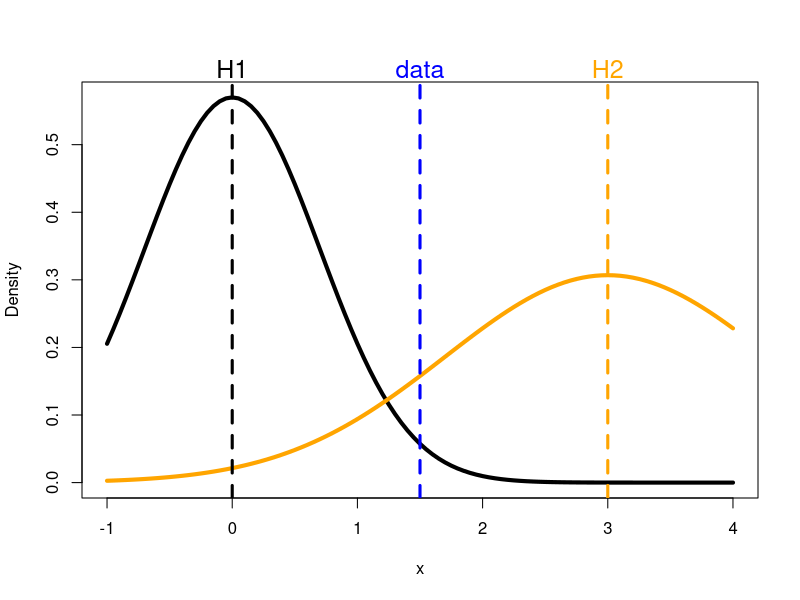
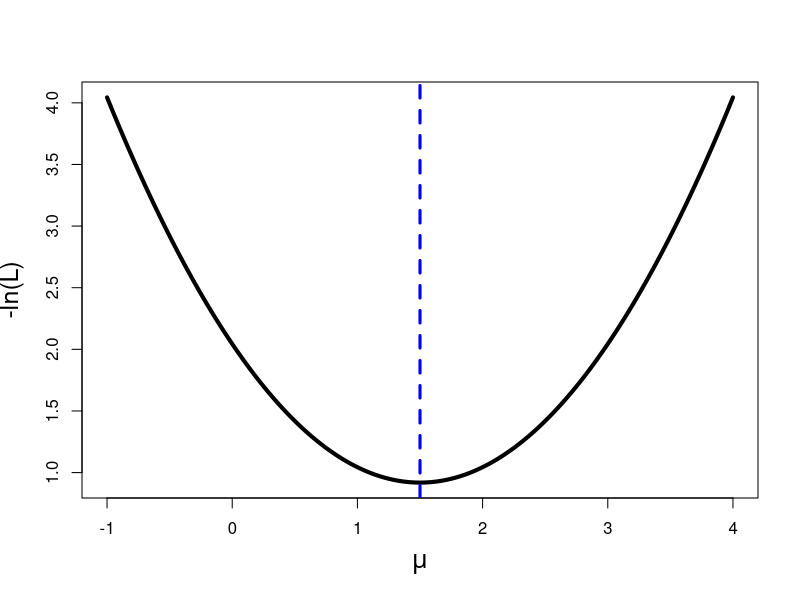
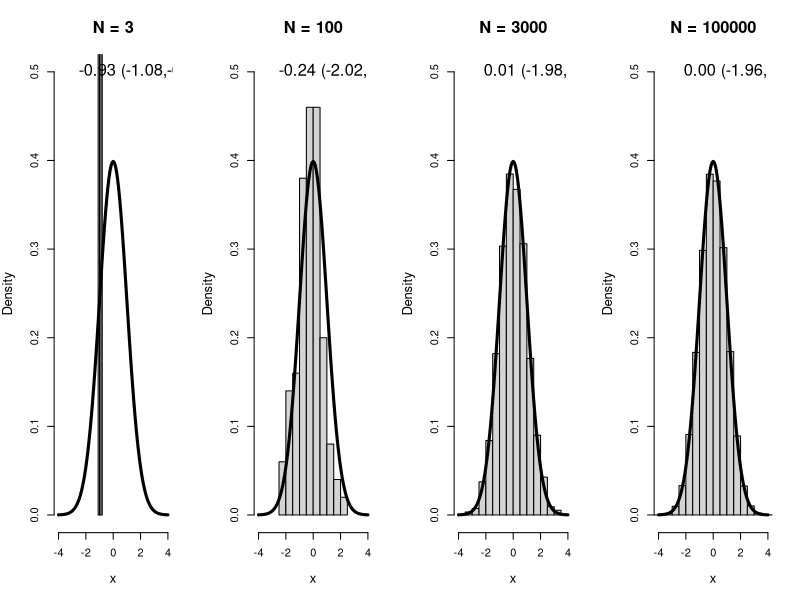
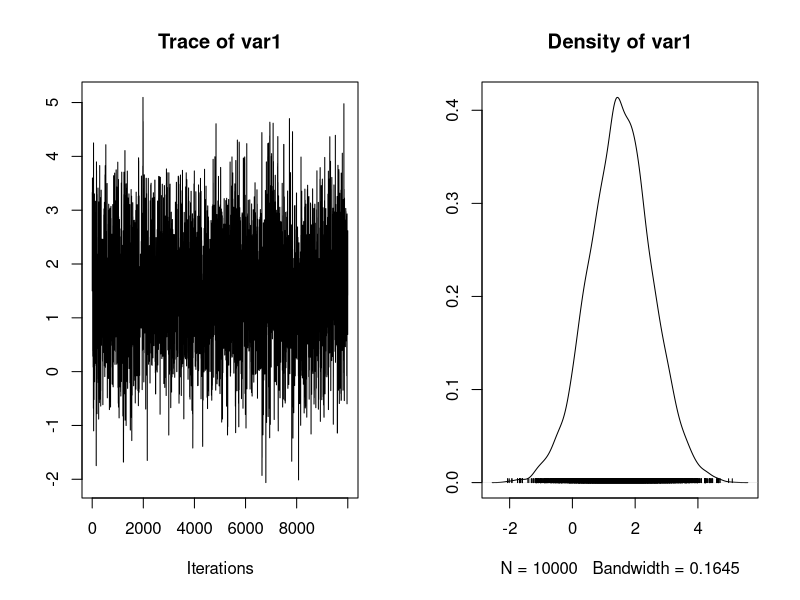
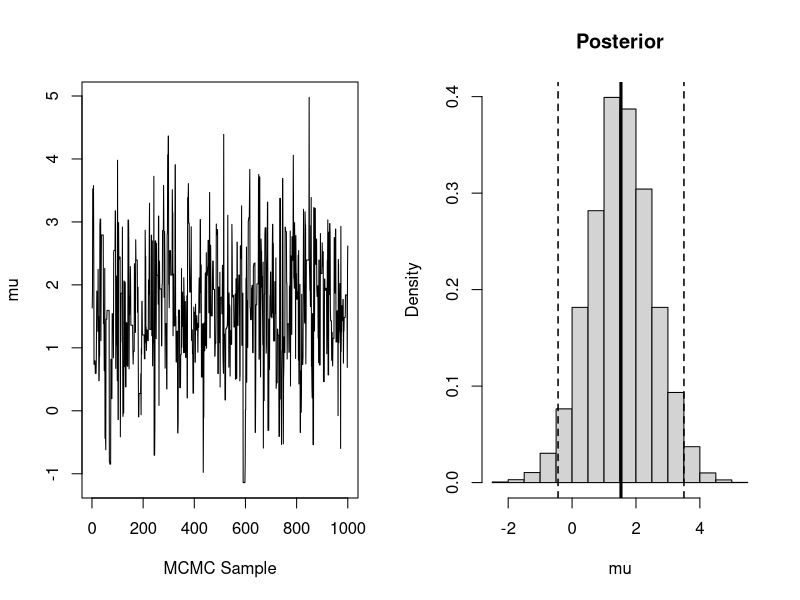
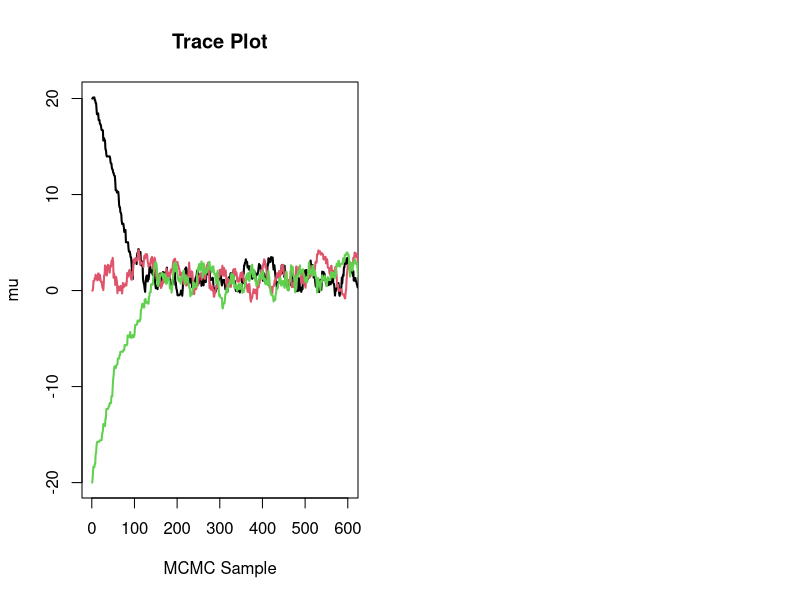

Write R code to recreate these figures, in order. (Note: this script raises an error after producing the figures.)
## ---- chunk 1
curve(dnorm(x,0,0.7),-1,4,ylab="Density",lwd=4)
curve(dnorm(x,3,1.3),-1,4,lwd=4,col="orange",add=TRUE)
abline(v=c(0,1.5,3),col=c(1,"blue","orange"),lwd=3,lty=2)
mtext(c("H1","data","H2"),3,at=c(0,1.5,3),cex=1.5,col=c(1,"blue","orange"))

L = dnorm(1.5,c(0,3),c(0.7,1.3))
L
L[2]/L[1]
## ---- chunk 2
x = seq(-1,4,length=1000)
lnL = -dnorm(1.5,x,1,log=TRUE)
plot(x,lnL,ylab="-ln(L)",cex.lab=1.5,xlab=expression(mu),type='l',lwd=4)
abline(v=1.5,col="blue",lwd=3,lty=2)
## ---- chunk 3
n = signif(10^(seq(0.5,5,length=4)),digits=1)
par(mfrow=c(1,4))
for(i in 1:4){
  x = rnorm(n[i])
  hist(x,probability=TRUE,xlim=c(-4,4),ylim=c(0,0.5),
       main=paste("N =",format(n[i],scientific=FALSE)),cex.main=1.5,cex.lab=1.2)
  curve(dnorm(x),-4,4,add=TRUE,lwd=3)
#  abline(v=c(mean(x),quantile(x,c(0.025,0.975))),lty=2,lwd=3)
  vals = format(round(c(mean(x),quantile(x,c(0.025,0.975))),digits=2),scientific=FALSE)
  text(x = -3,y = 0.5,pos = 4,
       labels = paste0(vals[1],
       " (",vals[2],",",vals[3],")"),cex=1.5)
  
}
## ---- chunk 4
nMC = 10000  ## number of MC iterations
x = 1.5   ## data
sd = 1    ## assume a known mean
mu = numeric(nMC) ## storage
mu[1]=x   ## initial condition
Jsd = 2   ## jump standard deviation
mu.p = 0  ## prior mean
sd.p = 1e6 ## prior Standard deviation
for(i in 2:nMC){
  #propose new value
  muStar = rnorm(1,mu[i-1],Jsd)
  #posterior at new point = L*prior
  pStar  = dnorm(x,muStar,sd,log=TRUE)+dnorm(muStar,mu.p,sd.p,log=TRUE)
  #posterior at current point
  pC     = dnorm(x,mu[i-1],sd,log=TRUE)+dnorm(mu[i-1],mu.p,sd.p,log=TRUE)
  ## acceptance criteria
  if(exp(pStar-pC)>runif(1)){
    # accept
    mu[i] = muStar
  } else {
    mu[i] = mu[i-1]
  }
}
#```

#Basic MCMC diagnostics
#```{r}
library(coda)
mu2 = as.mcmc(mu)
plot(mu2)
summary(mu2)
1-rejectionRate(mu2)
effectiveSize(mu2)
par(mfrow=c(1,2))
plot(mu[nMC-(1000:1)],type='l',ylab="mu",xlab="MCMC Sample")
#plot(density(mu,adjust=1.5),lwd=3,main="Posterior")
#abline(h=0)
hist(mu,probability=TRUE,main="Posterior")
abline(v=quantile(mu,c(0.025,0.5,0.975)),lty=c(2,1,2),lwd=c(1.5,3,1.5))
## ---- chunk 5
nMC = 10000  ## number of MC iterations
x = 1.5   ## data
sd = 1    ## assume a known mean
mu = matrix(0,3,nMC) ## storage
mu[,1]=c(20,0,-20)   ## initial condition
Jsd = .5   ## jump standard deviation
mu.p = 0  ## prior mean
sd.p = 1e6 ## prior Standard deviation
for(i in 2:nMC){
  #propose new value
  muStar = rnorm(3,mu[,i-1],Jsd)
  #posterior at new point = L*prior
  pStar  = dnorm(x,muStar,sd,log=TRUE)+dnorm(muStar,mu.p,sd.p,log=TRUE)
  #posterior at current point
  pC     = dnorm(x,mu[,i-1],sd,log=TRUE)+dnorm(mu[,i-1],mu.p,sd.p,log=TRUE)
  ## acceptance criteria
  z = exp(pStar-pC)>runif(1) 
  mu[z,i] = muStar[z]
  mu[!z,i] = mu[!z,i-1]
}

thr = 200 #max(apply(mu,1,function(mu){which(abs(mu-median(mu[1000:Nmc]))<0.01)[1]})) #threshold

plot(0,0,type='n',xlim=c(1,3*thr),ylim=range(mu),ylab="mu",xlab="MCMC Sample",main="Trace Plot")
for(i in 1:3){
  lines(mu[i,],col=i,lwd=2)
}
abline(h=quantile(mu[,1000:Nmc],c(0.025,0.5,0.975)),lwd=2,lty=c(3,1,3))
abline(v=thr,lty=2,lwd=3)
text(thr*0.6,13,"BURN-IN",srt=90,cex=1.5,pos=1)

mu2 = list()
for(i in 1:3){mu2[[i]]=as.mcmc(mu[i,])}
mu2=as.mcmc.list(mu2)
plot(mu2)
gbr <- gelman.plot(mu2,max.bins=500)
plot(gbr$last.iter,gbr$shrink[,1,1],type='l',xlim=c(1,3*thr),lwd=3,ylab="log(Shrink)",xlab="MCMC Sample",log='y',main="GBR Diagnostic")
abline(h=c(1,1.1),lty=1:2)
abline(v=thr,lty=2,lwd=3)
text(50,3,"BURN-IN",srt=90,cex=1.5,pos=1)

## Remove burnin
mu3 = list()
for(i in 1:3){mu3[[i]]=as.mcmc(mu[i,-(1:1000)])}
mu3=as.mcmc.list(mu3)
densityplot(mu3)
densplot(mu3)
levelplot(mu3)
acfplot(mu3)
autocorr.plot(mu3)

#plot(acf(mu,40))
## ---- chunk 6

banana=function(A,B,C1,C2,N,keep=10,init=10)
{
    R=init*keep+N*keep
    x1=x2=0
    bimat=matrix(double(2*N),ncol=2)
    for (r in 1:R) {
        x1=rnorm(1,mean=(B*x2+C1)/(A*(x2^2)+1),sd=sqrt(1/(A*(x2^2)+1)))
        x2=rnorm(1,mean=(B*x2+C2)/(A*(x1^2)+1),sd=sqrt(1/(A*(x1^2)+1)))
        if (r>init*keep && r%%keep==0) {
            mkeep=r/keep; bimat[mkeep-init,]=c(x1,x2)
        }
    }

    return(bimat)
}
A=0.5; B=0; C1=C2=3
sample=banana(A=A,B=B,C1=C1,C2=C2,50000)
## ---- chunk 7
## modified original smoothScatter to return matrix
smoothScatter2 = function (x, y = NULL, nbin = 128, bandwidth, colramp = colorRampPalette(c("white", 
    blues9)), nrpoints = 100, pch = ".", cex = 1, col = "black", 
    transformation = function(x) x^0.25, postPlotHook = box, 
    xlab = NULL, ylab = NULL, xlim, ylim, xaxs = par("xaxs"), 
    yaxs = par("yaxs"), ...) 
{
    if (!is.numeric(nrpoints) | (nrpoints < 0) | (length(nrpoints) != 
        1)) 
        stop("'nrpoints' should be numeric scalar with value >= 0.")
    xlabel <- if (!missing(x)) 
        deparse(substitute(x))
    ylabel <- if (!missing(y)) 
        deparse(substitute(y))
    xy <- xy.coords(x, y, xlabel, ylabel)
    xlab <- if (is.null(xlab)) 
        xy$xlab
    else xlab
    ylab <- if (is.null(ylab)) 
        xy$ylab
    else ylab
    x <- cbind(xy$x, xy$y)[is.finite(xy$x) & is.finite(xy$y), 
        , drop = FALSE]
    if (!missing(xlim)) {
        stopifnot(is.numeric(xlim), length(xlim) == 2, is.finite(xlim))
        x <- x[min(xlim) <= x[, 1] & x[, 1] <= max(xlim), ]
    }
    else {
        xlim <- range(x[, 1])
    }
    if (!missing(ylim)) {
        stopifnot(is.numeric(ylim), length(ylim) == 2, is.finite(ylim))
        x <- x[min(ylim) <= x[, 2] & x[, 2] <= max(ylim), ]
    }
    else {
        ylim <- range(x[, 2])
    }
    map <- grDevices:::.smoothScatterCalcDensity(x, nbin, bandwidth)
    xm <- map$x1
    ym <- map$x2
    dens <- map$fhat
    dens[] <- transformation(dens)
    image(xm, ym, z = dens, col = colramp(256), xlab = xlab, 
        ylab = ylab, xlim = xlim, ylim = ylim, xaxs = xaxs, yaxs = yaxs, 
        ...)
    if (!is.null(postPlotHook)) 
        postPlotHook()
    if (nrpoints > 0) {
        nrpoints <- min(nrow(x), ceiling(nrpoints))
        stopifnot((nx <- length(xm)) == nrow(dens), (ny <- length(ym)) == 
            ncol(dens))
        ixm <- 1L + as.integer((nx - 1) * (x[, 1] - xm[1])/(xm[nx] - 
            xm[1]))
        iym <- 1L + as.integer((ny - 1) * (x[, 2] - ym[1])/(ym[ny] - 
            ym[1]))
        sel <- order(dens[cbind(ixm, iym)])[seq_len(nrpoints)]
        points(x[sel, ], pch = pch, cex = cex, col = col)
    }
    return(list(x=xm,y=ym,z=dens))
}

Mode <- function(x){
  d = density(x)
  d$x[which.max(d$y)]
}

scatterhist = function(x, y, xlab="", ylab="", smooth = TRUE){
  zones=matrix(c(2,0,1,3), ncol=2, byrow=TRUE)
  layout(zones, widths=c(4/5,1/5), heights=c(1/5,4/5))
  xhist = hist(x, plot=FALSE, breaks = 50)
  yhist = hist(y, plot=FALSE, breaks = 50)
  top = max(c(xhist$counts, yhist$counts))
  par(mar=c(3,3,1,1))
  if (smooth == TRUE) {
    ss = smoothScatter2(x,y, colramp = colorRampPalette(c("white", "darkorange", "darkred", "darkslateblue")),
                  xlim=range(xhist$breaks),ylim=range(yhist$breaks))
    mc = apply(ss$z,2,which.max)
    mr = apply(ss$z,1,which.max)
    mz = which.max(ss$z[cbind(mr,mc)])
    mode = c(ss$x[mc[mz]],ss$y[mr[mz]])
  }else{ plot(x,y)}
  
  abline(h=Mode(y),lty=2,lwd=3)
  abline(v=Mode(x),lty=2,lwd=3)
  points(mode[1],mode[2],cex=3,pch="+")
  par(mar=c(0,3,1,1))
#  barplot(xhist$counts, axes=FALSE, ylim=c(0, top), space=0)
#  hist(x,axes=FALSE,main=" ")
 plot(NULL, type = "n", ylim = c(0,max(xhist$counts)), xlim = c(range(xhist$breaks)),axes=FALSE)
    rect(xhist$breaks[1:(length(xhist$breaks) - 1)], 0, xhist$breaks[2:length(xhist$breaks)], xhist$counts)
    abline(v=Mode(x),lty=2,lwd=3)
  par(mar=c(3,0,1,1))
  #barplot(yhist$counts, axes=FALSE, xlim=c(0, top), space=0, horiz=TRUE)
  plot(NULL, type = "n", xlim = c(0, max(yhist$counts)), ylim = c(range(yhist$breaks)),axes=FALSE)
    rect(0, yhist$breaks[1:(length(yhist$breaks) - 1)], yhist$counts, yhist$breaks[2:length(yhist$breaks)])
    abline(h=Mode(y),lty=2,lwd=3)
  par(oma=c(3,3,0,0))
  mtext(xlab, side=1, line=1, outer=TRUE, adj=0, 
        at=.8 * (mean(x) - min(x))/(max(x)-min(x)))
  mtext(ylab, side=2, line=1, outer=TRUE, adj=0, 
        at=(.8 * (mean(y) - min(y))/(max(y) - min(y))))
}

scatterhist(sample[,1], sample[,2])


